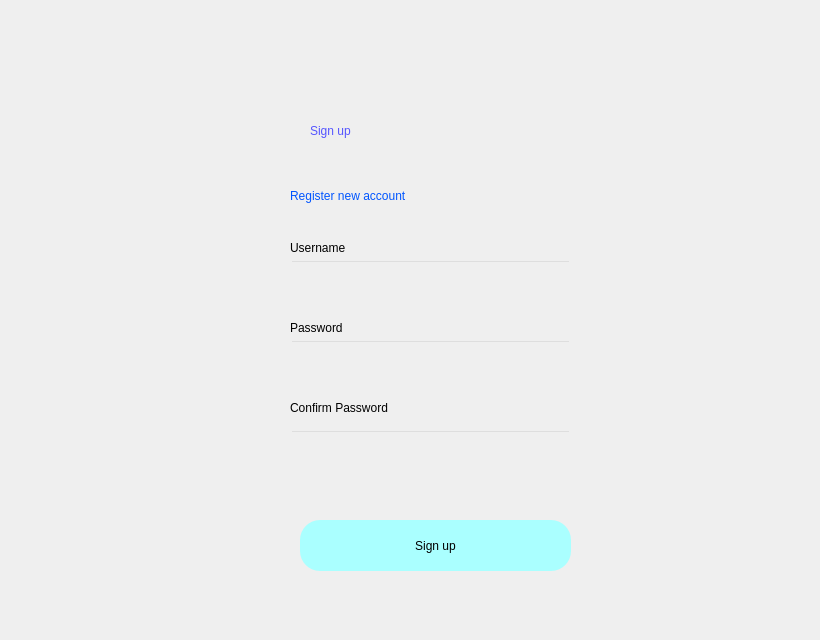
<?xml version="1.0" encoding="UTF-8"?>
<ui version="4.0">
 <class>Dialog</class>
 <widget class="QDialog" name="Dialog">
  <property name="geometry">
   <rect>
    <x>0</x>
    <y>0</y>
    <width>820</width>
    <height>640</height>
   </rect>
  </property>
  <property name="windowTitle">
   <string>Dialog</string>
  </property>
  <widget class="QWidget" name="widget" native="true">
   <property name="geometry">
    <rect>
     <x>0</x>
     <y>0</y>
     <width>831</width>
     <height>641</height>
    </rect>
   </property>
   <property name="styleSheet">
    <string notr="true">QWidget#widget{
                    background-color: qlineargradient(spread:pad, x1:0.352826, y1:0.398, x2:0.715975, y2:0.892, stop:0
                    rgba(0, 255, 255, 255), stop:1 rgba(0, 170, 255, 255))
                    }
                </string>
   </property>
   <widget class="QLabel" name="label">
    <property name="geometry">
     <rect>
      <x>310</x>
      <y>100</y>
      <width>151</width>
      <height>61</height>
     </rect>
    </property>
    <property name="styleSheet">
     <string notr="true">font: 26pt &quot;MS Shell Dlg 2&quot;;
                        color:rgb(85, 85, 255)
                    </string>
    </property>
    <property name="text">
     <string>Sign up</string>
    </property>
   </widget>
   <widget class="QLabel" name="label_2">
    <property name="geometry">
     <rect>
      <x>290</x>
      <y>180</y>
      <width>281</width>
      <height>31</height>
     </rect>
    </property>
    <property name="styleSheet">
     <string notr="true">font: 12pt &quot;MS Shell Dlg 2&quot;;
                        color:rgb(0, 85, 255)
                    </string>
    </property>
    <property name="text">
     <string>Register new account</string>
    </property>
   </widget>
   <widget class="QPushButton" name="signup">
    <property name="geometry">
     <rect>
      <x>300</x>
      <y>520</y>
      <width>271</width>
      <height>51</height>
     </rect>
    </property>
    <property name="styleSheet">
     <string notr="true">border-radius:20px;
                        font: 14pt &quot;MS Shell Dlg 2&quot;;
                        background-color:rgb(170, 255, 255);
                        color:rgb(0, 0, 0)
                    </string>
    </property>
    <property name="text">
     <string>Sign up</string>
    </property>
   </widget>
   <widget class="QLineEdit" name="username">
    <property name="geometry">
     <rect>
      <x>290</x>
      <y>260</y>
      <width>281</width>
      <height>41</height>
     </rect>
    </property>
    <property name="styleSheet">
     <string notr="true">background-color: rgba(0,0,0,0);</string>
    </property>
   </widget>
   <widget class="QLineEdit" name="password">
    <property name="geometry">
     <rect>
      <x>290</x>
      <y>340</y>
      <width>281</width>
      <height>41</height>
     </rect>
    </property>
    <property name="styleSheet">
     <string notr="true">background-color: rgba(0,0,0,0);</string>
    </property>
   </widget>
   <widget class="QLabel" name="label_3">
    <property name="geometry">
     <rect>
      <x>290</x>
      <y>240</y>
      <width>91</width>
      <height>16</height>
     </rect>
    </property>
    <property name="styleSheet">
     <string notr="true">font: 11pt &quot;MS Shell Dlg 2&quot;;</string>
    </property>
    <property name="text">
     <string>Username</string>
    </property>
   </widget>
   <widget class="QLabel" name="label_4">
    <property name="geometry">
     <rect>
      <x>290</x>
      <y>320</y>
      <width>91</width>
      <height>16</height>
     </rect>
    </property>
    <property name="styleSheet">
     <string notr="true">font: 11pt &quot;MS Shell Dlg 2&quot;;</string>
    </property>
    <property name="text">
     <string>Password</string>
    </property>
   </widget>
   <widget class="QLabel" name="label_5">
    <property name="geometry">
     <rect>
      <x>290</x>
      <y>400</y>
      <width>151</width>
      <height>16</height>
     </rect>
    </property>
    <property name="styleSheet">
     <string notr="true">font: 11pt &quot;MS Shell Dlg 2&quot;;</string>
    </property>
    <property name="text">
     <string>Confirm Password</string>
    </property>
   </widget>
   <widget class="QLineEdit" name="confirmpassword">
    <property name="geometry">
     <rect>
      <x>290</x>
      <y>430</y>
      <width>281</width>
      <height>41</height>
     </rect>
    </property>
    <property name="styleSheet">
     <string notr="true">background-color: rgba(0,0,0,0);</string>
    </property>
   </widget>
   <widget class="QLabel" name="error">
    <property name="geometry">
     <rect>
      <x>290</x>
      <y>480</y>
      <width>411</width>
      <height>21</height>
     </rect>
    </property>
    <property name="styleSheet">
     <string notr="true">font: 11pt &quot;MS Shell Dlg 2&quot;;
color:red;</string>
    </property>
    <property name="text">
     <string/>
    </property>
   </widget>
  </widget>
 </widget>
 <resources/>
 <connections/>
</ui>
